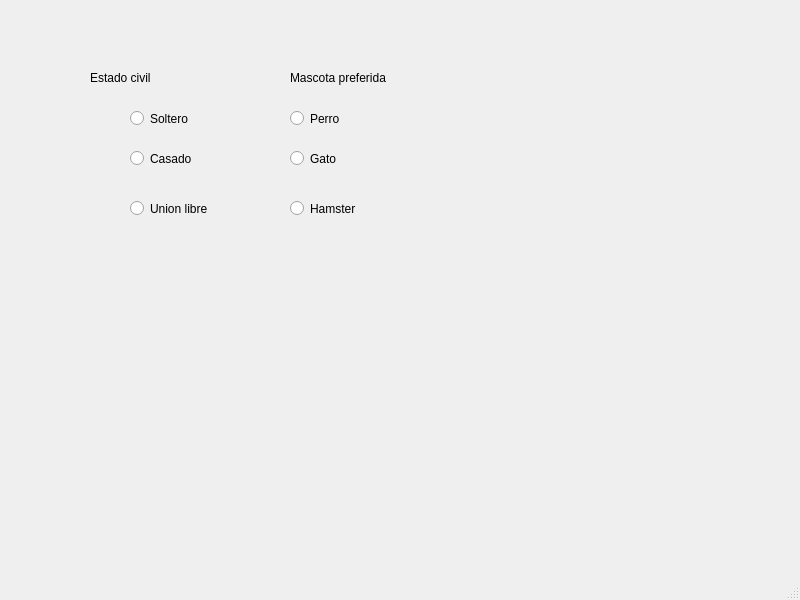
<?xml version="1.0" encoding="UTF-8"?>
<ui version="4.0">
 <class>MainWindow</class>
 <widget class="QMainWindow" name="MainWindow">
  <property name="geometry">
   <rect>
    <x>0</x>
    <y>0</y>
    <width>800</width>
    <height>600</height>
   </rect>
  </property>
  <property name="windowTitle">
   <string>MainWindow</string>
  </property>
  <widget class="QWidget" name="centralwidget">
   <widget class="QRadioButton" name="rb_soltero">
    <property name="geometry">
     <rect>
      <x>130</x>
      <y>110</y>
      <width>82</width>
      <height>17</height>
     </rect>
    </property>
    <property name="text">
     <string>Soltero</string>
    </property>
   </widget>
   <widget class="QRadioButton" name="rb_casado">
    <property name="geometry">
     <rect>
      <x>130</x>
      <y>150</y>
      <width>82</width>
      <height>17</height>
     </rect>
    </property>
    <property name="text">
     <string>Casado</string>
    </property>
   </widget>
   <widget class="QRadioButton" name="rb_union">
    <property name="geometry">
     <rect>
      <x>130</x>
      <y>200</y>
      <width>82</width>
      <height>17</height>
     </rect>
    </property>
    <property name="text">
     <string>Union libre</string>
    </property>
   </widget>
   <widget class="QLabel" name="label">
    <property name="geometry">
     <rect>
      <x>90</x>
      <y>70</y>
      <width>81</width>
      <height>16</height>
     </rect>
    </property>
    <property name="text">
     <string>Estado civil</string>
    </property>
   </widget>
   <widget class="QLabel" name="label_2">
    <property name="geometry">
     <rect>
      <x>290</x>
      <y>70</y>
      <width>131</width>
      <height>16</height>
     </rect>
    </property>
    <property name="text">
     <string>Mascota preferida</string>
    </property>
   </widget>
   <widget class="QRadioButton" name="rb_hamster">
    <property name="geometry">
     <rect>
      <x>290</x>
      <y>200</y>
      <width>82</width>
      <height>17</height>
     </rect>
    </property>
    <property name="text">
     <string>Hamster</string>
    </property>
   </widget>
   <widget class="QRadioButton" name="rb_perro">
    <property name="geometry">
     <rect>
      <x>290</x>
      <y>110</y>
      <width>82</width>
      <height>17</height>
     </rect>
    </property>
    <property name="text">
     <string>Perro</string>
    </property>
   </widget>
   <widget class="QRadioButton" name="rb_gato">
    <property name="geometry">
     <rect>
      <x>290</x>
      <y>150</y>
      <width>82</width>
      <height>17</height>
     </rect>
    </property>
    <property name="text">
     <string>Gato</string>
    </property>
   </widget>
  </widget>
  <widget class="QMenuBar" name="menubar">
   <property name="geometry">
    <rect>
     <x>0</x>
     <y>0</y>
     <width>800</width>
     <height>21</height>
    </rect>
   </property>
  </widget>
  <widget class="QStatusBar" name="statusbar"/>
 </widget>
 <resources/>
 <connections/>
</ui>
